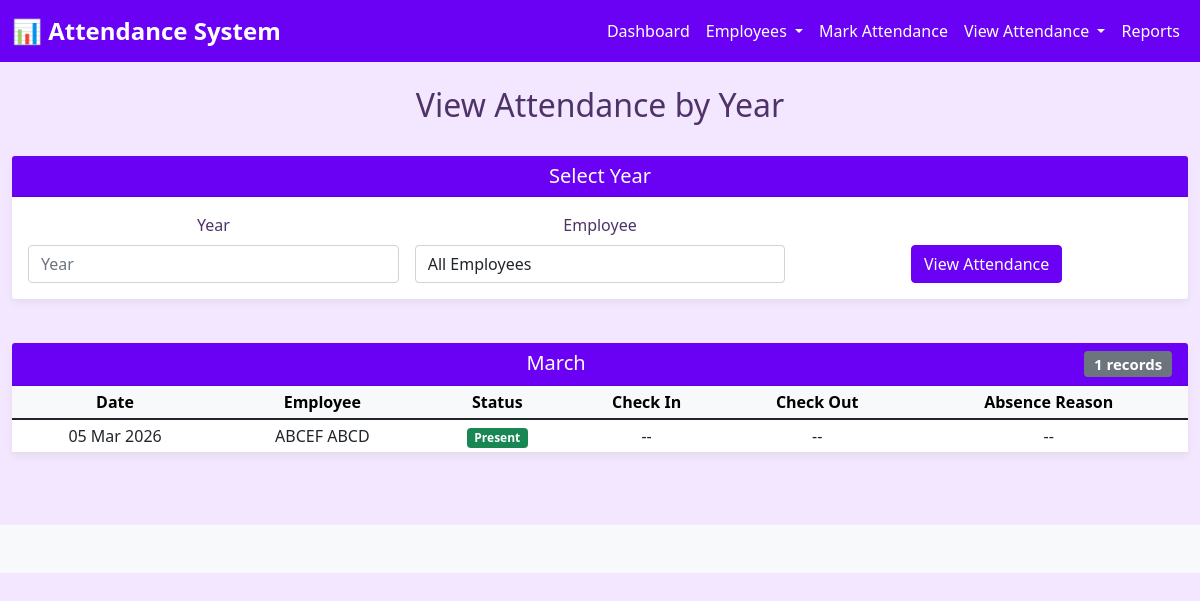
The page /attendance/attendance-by-year/ on the database as committed earlier.
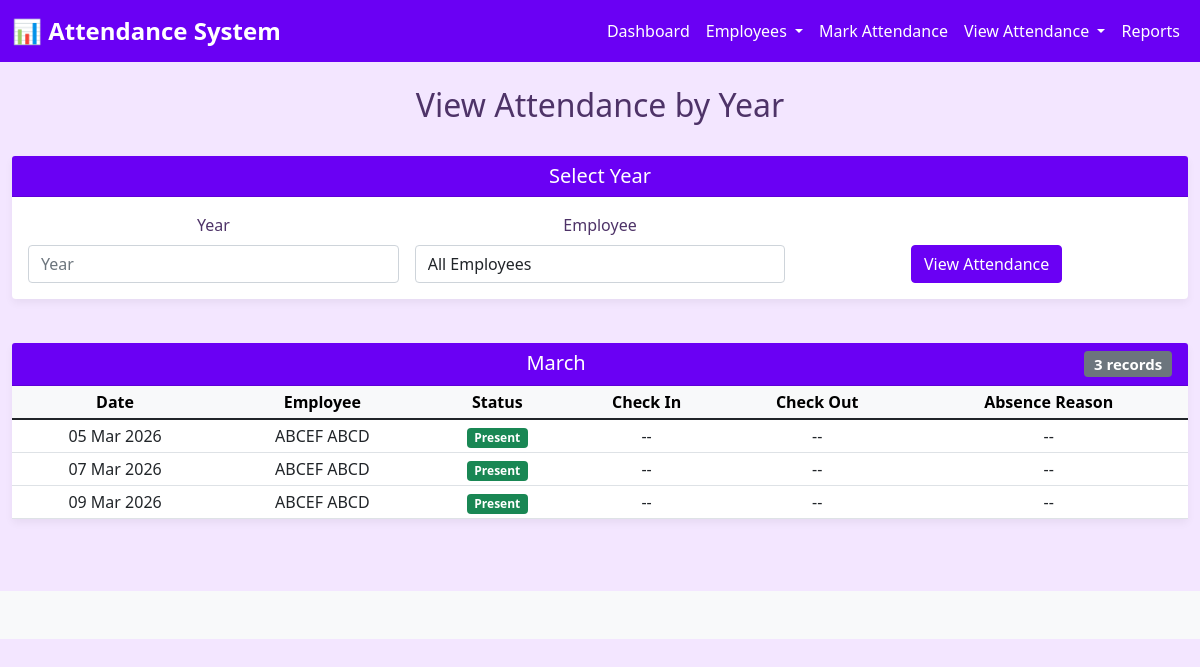
The same page on the database as committed later.
### attendance/models.py (models this page shows, shortened)
class Attendance(models.Model):
    STATUS_CHOICES = [
        ('PRESENT', 'Present'),
        ('ABSENT', 'Absent'),
        ('WORKING_LEAVE', 'Work From Home'),
        ('NFD', 'No Full Day / Half Day'),
        ('LATE', 'Late'),
    ]
    employee = models.ForeignKey(Employee, on_delete=models.CASCADE, related_name='attendance_records')
    attendance_date = models.DateField(db_index=True)
    status = models.CharField(max_length=20, choices=STATUS_CHOICES)
    check_in_time = models.TimeField(null=True, blank=True)
    check_out_time = models.TimeField(null=True, blank=True)
    remarks = models.TextField(null=True, blank=True)
    created_at = models.DateTimeField(auto_now_add=True, db_index=True)
    updated_at = models.DateTimeField(auto_now=True)
    class Meta:
        ordering = ['-attendance_date']
        unique_together = ['employee', 'attendance_date']
        verbose_name_plural = "Attendance Records"
        indexes = [
            models.Index(fields=['employee', 'attendance_date']),
            models.Index(fields=['attendance_date', 'status']),
        ]

class Employee(models.Model):
    DEPARTMENT_CHOICES = [
        ('HR', 'Human Resources'),
        ('IT', 'Information Technology'),
        ('SALES', 'Sales'),
        ('MARKETING', 'Marketing'),
        ('OPERATIONS', 'Operations'),
        ('FINANCE', 'Finance'),
    ]
    employee_id = models.CharField(
        max_length=10,
        unique=True,
        validators=[RegexValidator(r'^EMP\d{4}$', 'Employee ID must be in format EMPXXXX')]
    )
    first_name = models.CharField(max_length=100)
    last_name = models.CharField(max_length=100)
    email = models.EmailField(unique=True)
    phone = models.CharField(max_length=15)
    department = models.CharField(max_length=20, choices=DEPARTMENT_CHOICES)
    position = models.CharField(max_length=100)
    date_of_joining = models.DateField()
    is_active = models.BooleanField(default=True)
    created_at = models.DateTimeField(auto_now_add=True)
    updated_at = models.DateTimeField(auto_now=True)
    class Meta:
        ordering = ['employee_id']
        verbose_name_plural = "Employees"
    def __str__(self):
        return f"{self.employee_id} - {self.first_name} {self.last_name}"
    def get_full_name(self):
        return f"{self.first_name} {self.last_name}"

### attendance/views.py (the view, shortened to what this page needs)
# urls.py: path('attendance-by-year/', views.attendance_by_year, name='attendance_by_year'),
def attendance_by_year(request):
    form = AttendanceSummaryFilterForm(request.GET)
    records = Attendance.objects.all().select_related('employee')
    selected_year = None
    if form.is_valid():
        year = form.cleaned_data.get('year')
        employee = form.cleaned_data.get('employee')
        if employee:
            records = records.filter(employee=employee)
    records_by_month = {}
    for record in records.order_by('attendance_date'):
        month_key = record.attendance_date.strftime('%B')
        if month_key not in records_by_month:
            records_by_month[month_key] = []
        records_by_month[month_key].append(record)
    context = {
        'form': form,
        'records_by_month': records_by_month,
        'selected_year': selected_year,
        'view_type': 'year',
    }
    return render(request, 'attendance/attendance_by_year.html', context)

### attendance/forms.py
class AttendanceSummaryFilterForm(forms.Form):
    MONTH_CHOICES = [
        (1, 'January'), (2, 'February'), (3, 'March'), (4, 'April'),
        (5, 'May'), (6, 'June'), (7, 'July'), (8, 'August'),
        (9, 'September'), (10, 'October'), (11, 'November'), (12, 'December'),
    ]
    employee = forms.ModelChoiceField(
        queryset=Employee.objects.all(),
        required=False,
        widget=forms.Select(attrs={'class': 'form-control'}),
        empty_label="All Employees"
    )
    month = forms.ChoiceField(
        required=False,
        widget=forms.Select(attrs={'class': 'form-control'}),
        choices=MONTH_CHOICES
    )
    year = forms.IntegerField(
        required=False,
        widget=forms.NumberInput(attrs={'class': 'form-control', 'placeholder': 'Year'}),
    )
    def clean(self):
        cleaned_data = super().clean()
        return cleaned_data

### attendance/templates/attendance/attendance_by_year.html (shortened to what this page needs)
{% extends 'base.html' %}
{% block content %}
<div class="row mb-4">
    <div class="col-md-12">
        <h2>View Attendance by Year</h2>
    </div>
</div>
<div class="row mb-4">
    <div class="col-md-12">
        <div class="card">
            <div class="card-header">
                <h5 class="mb-0">Select Year</h5>
            </div>
            <div class="card-body">
                <form method="GET" class="row g-3">
                    <div class="col-md-4">
                        <label for="{{ form.year.id_for_label }}" class="form-label">{{ form.year.label }}</label>
                        {{ form.year }}
                    </div>
                    <div class="col-md-4">
                        <label for="{{ form.employee.id_for_label }}" class="form-label">{{ form.employee.label }}</label>
                        {{ form.employee }}
                    </div>
                    <div class="col-md-4" style="padding-top: 32px;">
                        <button type="submit" class="btn btn-primary">View Attendance</button>
                    </div>
                </form>
            </div>
        </div>
    </div>
</div>
{% if records_by_month %}
<div class="row">
    <div class="col-md-12">
        {% for month, records in records_by_month.items %}
        <div class="card mb-4">
            <div class="card-header">
                <h5 class="mb-0">{{ month }}
                    <span class="badge bg-secondary float-end">{{ records|length }} records</span>
                </h5>
            </div>
            <div class="table-responsive">
                <table class="table table-sm mb-0">
                    <thead class="table-light">
                        <tr>
                            <th>Date</th>
                            <th>Employee</th>
                            <th>Status</th>
                            <th>Check In</th>
                            <th>Check Out</th>
                            <th>Absence Reason</th>
                        </tr>
                    </thead>
                    <tbody>
                        {% for record in records %}
                        <tr>
                            <td>{{ record.attendance_date|date:"d M Y" }}</td>
                            <td>{{ record.employee.get_full_name }}</td>
                            <td>
                                {% if record.status == 'PRESENT' %}
                                    <span class="badge bg-success">Present</span>
                                {% elif record.status == 'ABSENT' %}
                                    <span class="badge bg-danger">Absent</span>
                                {% elif record.status == 'WORKING_LEAVE' %}
                                    <span class="badge bg-info">Work From Home</span>
                                {% elif record.status == 'NFD' %}
                                    <span class="badge bg-warning">NFD</span>
                                {% elif record.status == 'LATE' %}
                                    <span class="badge bg-warning">Late</span>
                                {% endif %}
                            </td>
                            <td>{{ record.check_in_time|default:"--" }}</td>
                            <td>{{ record.check_out_time|default:"--" }}</td>
                            <td>{{ record.remarks|default:"--" }}</td>
                        </tr>
                        {% endfor %}
                    </tbody>
                </table>
            </div>
        </div>
        {% endfor %}
    </div>
</div>
{% endif %}
{% endblock %}

Rows that differ between the two databases and show on the page:
computed for Attendance "05 Mar 2026": records "1" → "3"
added Attendance: attendance_date "07 Mar 2026", employee.get_full_name "ABCEF ABCD", status "Present", check_in_time "--", check_out_time "--", remarks "--", shown under "March"
added Attendance: attendance_date "09 Mar 2026", employee.get_full_name "ABCEF ABCD", status "Present", check_in_time "--", check_out_time "--", remarks "--", shown under "March"
